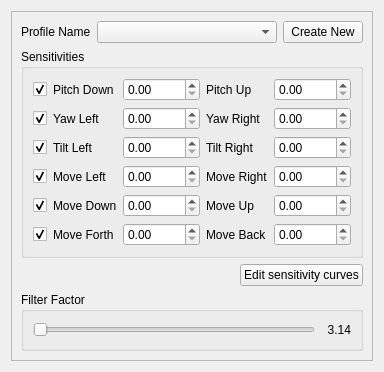
     <widget class="QWidget" name="tab_3">
      <attribute name="title">
       <string>Tracking setup</string>
      </attribute>
      <layout class="QHBoxLayout" name="horizontalLayout_5">
       <item>
        <widget class="QFrame" name="frame_5">
         <property name="frameShape">
          <enum>QFrame::StyledPanel</enum>
         </property>
         <property name="frameShadow">
          <enum>QFrame::Raised</enum>
         </property>
         <layout class="QVBoxLayout" name="verticalLayout_4">
          <item>
           <layout class="QHBoxLayout" name="horizontalLayout_12">
            <item>
             <widget class="QLabel" name="label_12">
              <property name="sizePolicy">
               <sizepolicy hsizetype="Maximum" vsizetype="Preferred">
                <horstretch>0</horstretch>
                <verstretch>0</verstretch>
               </sizepolicy>
              </property>
              <property name="text">
               <string>Profile Name</string>
              </property>
             </widget>
            </item>
            <item>
             <widget class="QComboBox" name="Profiles">
              <property name="enabled">
               <bool>true</bool>
              </property>
              <property name="editable">
               <bool>false</bool>
              </property>
             </widget>
            </item>
            <item>
             <widget class="QPushButton" name="CreateNewProfile">
              <property name="enabled">
               <bool>true</bool>
              </property>
              <property name="sizePolicy">
               <sizepolicy hsizetype="Maximum" vsizetype="Fixed">
                <horstretch>0</horstretch>
                <verstretch>0</verstretch>
               </sizepolicy>
              </property>
              <property name="text">
               <string>Create New</string>
              </property>
             </widget>
            </item>
           </layout>
          </item>
          <item>
           <widget class="QGroupBox" name="groupBox">
            <property name="title">
             <string>Sensitivities</string>
            </property>
            <layout class="QHBoxLayout" name="horizontalLayout_19">
             <item>
              <layout class="QGridLayout" name="gridLayout_4">
               <item row="0" column="1">
                <widget class="QLabel" name="label_46">
                 <property name="text">
                  <string>Pitch Down</string>
                 </property>
                </widget>
               </item>
               <item row="0" column="2">
                <widget class="QDoubleSpinBox" name="PitchUpSpin">
                 <property name="maximum">
                  <double>10000.000000000000000</double>
                 </property>
                </widget>
               </item>
               <item row="0" column="3">
                <widget class="QLabel" name="label_50">
                 <property name="text">
                  <string>Pitch Up</string>
                 </property>
                </widget>
               </item>
               <item row="0" column="4">
                <widget class="QDoubleSpinBox" name="PitchDownSpin">
                 <property name="maximum">
                  <double>10000.000000000000000</double>
                 </property>
                </widget>
               </item>
               <item row="1" column="1">
                <widget class="QLabel" name="label_51">
                 <property name="text">
                  <string>Yaw Left</string>
                 </property>
                </widget>
               </item>
               <item row="1" column="2">
                <widget class="QDoubleSpinBox" name="YawLeftSpin">
                 <property name="maximum">
                  <double>10000.000000000000000</double>
                 </property>
                </widget>
               </item>
               <item row="1" column="3">
                <widget class="QLabel" name="label_52">
                 <property name="text">
                  <string>Yaw Right</string>
                 </property>
                </widget>
               </item>
               <item row="1" column="4">
                <widget class="QDoubleSpinBox" name="YawRightSpin">
                 <property name="maximum">
                  <double>10000.000000000000000</double>
                 </property>
                </widget>
               </item>
               <item row="2" column="1">
                <widget class="QLabel" name="label_53">
                 <property name="text">
                  <string>Tilt Left</string>
                 </property>
                </widget>
               </item>
               <item row="2" column="2">
                <widget class="QDoubleSpinBox" name="TiltLeftSpin">
                 <property name="maximum">
                  <double>10000.000000000000000</double>
                 </property>
                </widget>
               </item>
               <item row="2" column="3">
                <widget class="QLabel" name="label_54">
                 <property name="text">
                  <string>Tilt Right</string>
                 </property>
                </widget>
               </item>
               <item row="2" column="4">
                <widget class="QDoubleSpinBox" name="TiltRightSpin">
                 <property name="maximum">
                  <double>10000.000000000000000</double>
                 </property>
                </widget>
               </item>
               <item row="3" column="1">
                <widget class="QLabel" name="label_55">
                 <property name="text">
                  <string>Move Left</string>
                 </property>
                </widget>
               </item>
               <item row="3" column="2">
                <widget class="QDoubleSpinBox" name="MoveLeftSpin">
                 <property name="maximum">
                  <double>10000.000000000000000</double>
                 </property>
                </widget>
               </item>
               <item row="3" column="3">
                <widget class="QLabel" name="label_56">
                 <property name="text">
                  <string>Move Right</string>
                 </property>
                </widget>
               </item>
               <item row="3" column="4">
                <widget class="QDoubleSpinBox" name="MoveRightSpin">
                 <property name="maximum">
                  <double>10000.000000000000000</double>
                 </property>
                </widget>
               </item>
               <item row="4" column="1">
                <widget class="QLabel" name="label_57">
                 <property name="text">
                  <string>Move Down</string>
                 </property>
                </widget>
               </item>
               <item row="4" column="2">
                <widget class="QDoubleSpinBox" name="MoveUpSpin">
                 <property name="maximum">
                  <double>10000.000000000000000</double>
                 </property>
                </widget>
               </item>
               <item row="4" column="3">
                <widget class="QLabel" name="label_58">
                 <property name="text">
                  <string>Move Up</string>
                 </property>
                </widget>
               </item>
               <item row="4" column="4">
                <widget class="QDoubleSpinBox" name="MoveDownSpin">
                 <property name="maximum">
                  <double>10000.000000000000000</double>
                 </property>
                </widget>
               </item>
               <item row="5" column="1">
                <widget class="QLabel" name="label_59">
                 <property name="text">
                  <string>Move Forth</string>
                 </property>
                </widget>
               </item>
               <item row="5" column="2">
                <widget class="QDoubleSpinBox" name="MoveBackSpin">
                 <property name="maximum">
                  <double>10000.000000000000000</double>
                 </property>
                </widget>
               </item>
               <item row="5" column="3">
                <widget class="QLabel" name="label_60">
                 <property name="text">
                  <string>Move Back</string>
                 </property>
                </widget>
               </item>
               <item row="5" column="4">
                <widget class="QDoubleSpinBox" name="MoveForthSpin">
                 <property name="maximum">
                  <double>10000.000000000000000</double>
                 </property>
                </widget>
               </item>
               <item row="0" column="0">
                <widget class="QCheckBox" name="PitchEnable">
                 <property name="text">
                  <string/>
                 </property>
                 <property name="checked">
                  <bool>true</bool>
                 </property>
                </widget>
               </item>
               <item row="1" column="0">
                <widget class="QCheckBox" name="YawEnable">
                 <property name="text">
                  <string/>
                 </property>
                 <property name="checked">
                  <bool>true</bool>
                 </property>
                </widget>
               </item>
               <item row="2" column="0">
                <widget class="QCheckBox" name="RollEnable">
                 <property name="text">
                  <string/>
                 </property>
                 <property name="checked">
                  <bool>true</bool>
                 </property>
                </widget>
               </item>
               <item row="3" column="0">
                <widget class="QCheckBox" name="XEnable">
                 <property name="text">
                  <string/>
                 </property>
                 <property name="checked">
                  <bool>true</bool>
                 </property>
                </widget>
               </item>
               <item row="4" column="0">
                <widget class="QCheckBox" name="YEnable">
                 <property name="text">
                  <string/>
                 </property>
                 <property name="checked">
                  <bool>true</bool>
                 </property>
                </widget>
               </item>
               <item row="5" column="0">
                <widget class="QCheckBox" name="ZEnable">
                 <property name="text">
                  <string/>
                 </property>
                 <property name="checked">
                  <bool>true</bool>
                 </property>
                </widget>
               </item>
              </layout>
             </item>
            </layout>
           </widget>
          </item>
          <item>
           <layout class="QHBoxLayout" name="horizontalLayout_8">
            <item>
             <spacer name="horizontalSpacer_3">
              <property name="orientation">
               <enum>Qt::Horizontal</enum>
              </property>
              <property name="sizeHint" stdset="0">
               <size>
                <width>40</width>
                <height>20</height>
               </size>
              </property>
             </spacer>
            </item>
            <item>
             <widget class="QPushButton" name="EditSCButton">
              <property name="text">
               <string>Edit sensitivity curves</string>
              </property>
             </widget>
            </item>
           </layout>
          </item>
          <item>
           <widget class="QGroupBox" name="groupBox_2">
            <property name="title">
             <string>Filter Factor</string>
            </property>
            <layout class="QHBoxLayout" name="horizontalLayout_21">
             <item>
              <widget class="QSlider" name="FilterSlider">
               <property name="minimum">
                <number>1</number>
               </property>
               <property name="maximum">
                <number>1000</number>
               </property>
               <property name="orientation">
                <enum>Qt::Horizontal</enum>
               </property>
              </widget>
             </item>
             <item>
              <widget class="QLabel" name="FilterValue">
               <property name="minimumSize">
                <size>
                 <width>30</width>
                 <height>18</height>
                </size>
               </property>
               <property name="text">
                <string>3.14</string>
               </property>
               <property name="alignment">
                <set>Qt::AlignRight|Qt::AlignTrailing|Qt::AlignVCenter</set>
               </property>
              </widget>
             </item>
            </layout>
           </widget>
          </item>
         </layout>
        </widget>
       </item>
      </layout>
     </widget>
